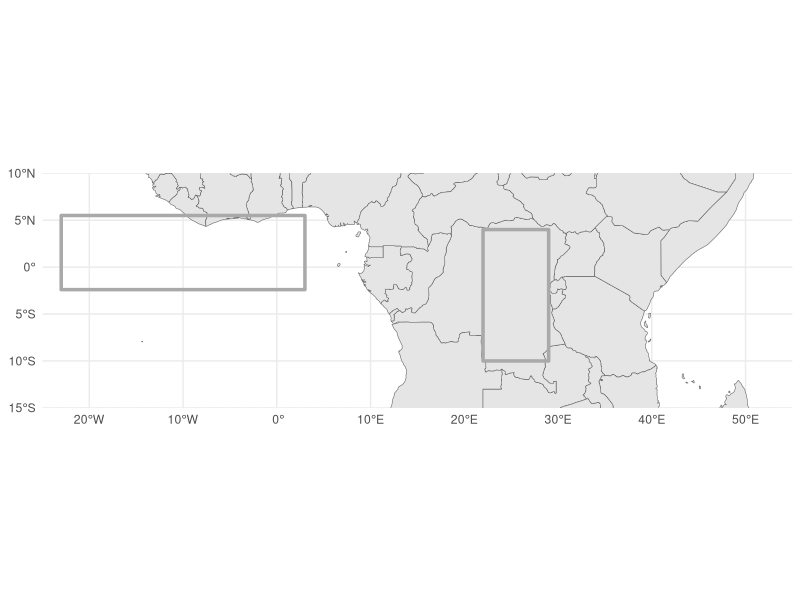

Generate this figure with R:
library(terra)
library(sf)
library(ggplot2)
library(rnaturalearth)

CATL <- ext(-23, 3, -2.4, 5.5)
CC   <- ext(22, 29, -10, 4)

# function to convert ext to sf polygon
ext_to_sf <- function(e, name){
  as.polygons(e) |>
    st_as_sf() |>
    st_set_crs(4326) |>
    dplyr::mutate(region = name)
}

catl_sf <- ext_to_sf(CATL, "CATL")
cc_sf   <- ext_to_sf(CC, "CC")

rects <- rbind(catl_sf, cc_sf)

world <- rnaturalearth::ne_countries(scale = "medium", returnclass = "sf")
zoom <- st_bbox(c(xmin = -25, xmax = 55, ymin = -15, ymax = 10), crs = 4326)

ggplot() +
  geom_sf(data = world, fill = "grey90", color = "grey40") +
  geom_sf(data = rects, color = "darkgrey", fill = NA, linewidth = 1.2) +
  coord_sf(xlim = c(zoom["xmin"], zoom["xmax"]),
           ylim = c(zoom["ymin"], zoom["ymax"]),
           expand = FALSE) +
  theme_minimal() +
  labs(color = "Region")
